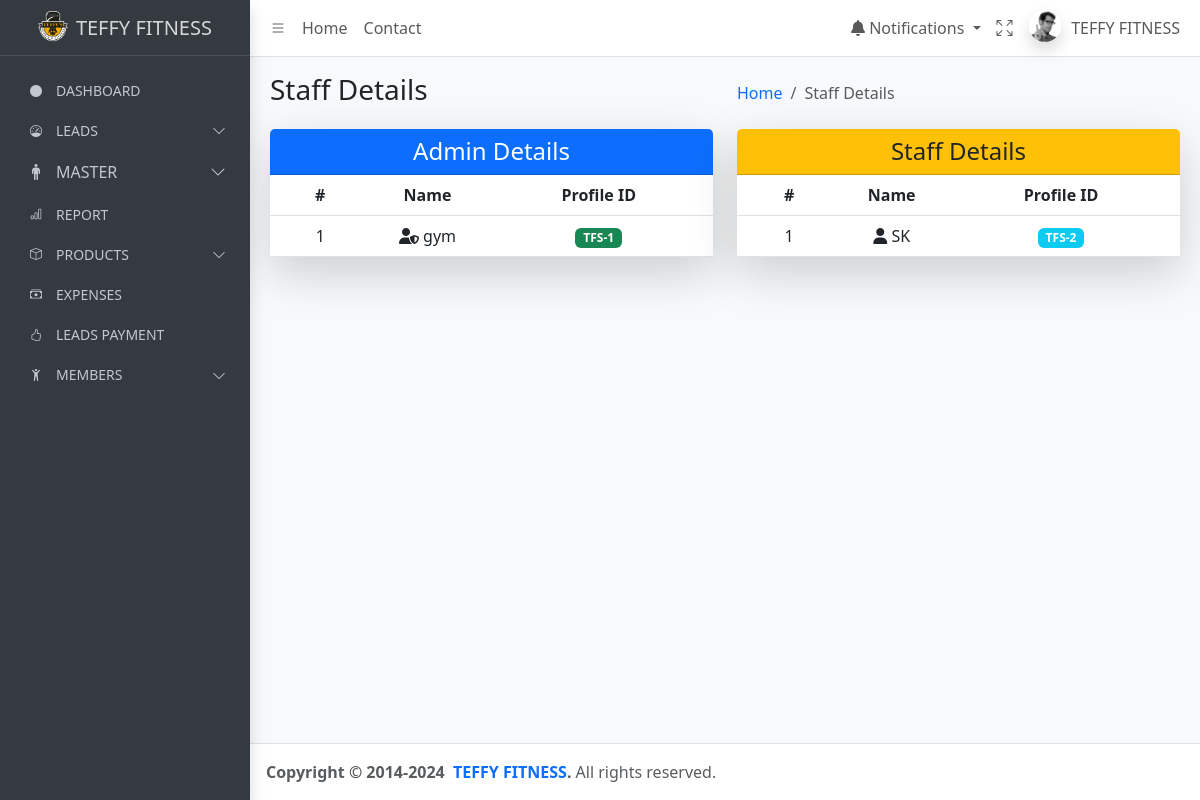
Page /view_all_staffs/ on the committed database.
### teffyapp/models.py (models this page shows, shortened)
class UserProfile(models.Model):
    user = models.ForeignKey(to=User, on_delete=models.CASCADE)
    profile_user_id = models.CharField(max_length=100, unique=True)
    group = models.CharField(max_length=50, null=True, blank=True)

### teffyapp/views.py (the view)
# urls.py: path('view_all_staffs/', view_all_staffs, name='view_all_staffs'),
def view_all_staffs(request):
    admins = UserProfile.objects.filter(group="admin")
    staff = UserProfile.objects.filter(group="staff")
    context = {
        "admins": admins,
        "staff": staff,
    }
    return render(request, "view-all-staffs.html", context)

### templates/view-all-staffs.html (shortened to what this page needs)
{% extends "base.html" %}
{% load static %}
{% block content %}
<main class="app-main">
    <div class="app-content-header">
        <div class="container-fluid">
            <div class="row">
                <div class="col-sm-6">
                    <h3 class="mb-0">Staff Details</h3>
                </div>
                <div class="col-sm-6 text-sm-end">
                    <ol class="breadcrumb">
                        <li class="breadcrumb-item"><a href="#">Home</a></li>
                        <li class="breadcrumb-item active" aria-current="page">Staff Details</li>
                    </ol>
                </div>
            </div>
        </div>
    </div>
    <div class="app-content">
        <div class="container-fluid">
            <div class="row">
                <div class="col-md-6">
                    <div class="card shadow-lg border-0 rounded-lg">
                        <div class="card-header bg-primary text-white text-center">
                            <h4 class="mb-0">Admin Details</h4>
                        </div>
                        <div class="card-body p-0">
                            <table class="table table-hover mb-0">
                                <thead class="bg-light">
                                    <tr>
                                        <th>#</th>
                                        <th>Name</th>
                                        <th>Profile ID</th>
                                    </tr>
                                </thead>
                                <tbody>
                                    {% for admin in admins %}
                                    <tr>
                                        <td>{{ forloop.counter }}</td>
                                        <td><i class="fas fa-user-shield"></i> {{ admin.user.username }}</td>
                                        <td><span class="badge bg-success">{{ admin.profile_user_id }}</span></td>
                                    </tr>
                                    {% empty %}
                                    <tr>
                                        <td colspan="3" class="text-center text-muted">No Admins Found</td>
                                    </tr>
                                    {% endfor %}
                                </tbody>
                            </table>
                        </div>
                    </div>
                </div>
                <div class="col-md-6">
                    <div class="card shadow-lg border-0 rounded-lg">
                        <div class="card-header bg-warning text-dark text-center">
                            <h4 class="mb-0">Staff Details</h4>
                        </div>
                        <div class="card-body p-0">
                            <table class="table table-hover mb-0">
                                <thead class="bg-light">
                                    <tr>
                                        <th>#</th>
                                        <th>Name</th>
                                        <th>Profile ID</th>
                                    </tr>
                                </thead>
                                <tbody>
                                    {% for staff in staff %}
                                    <tr>
                                        <td>{{ forloop.counter }}</td>
                                        <td><i class="fas fa-user"></i> {{ staff.user.username }}</td>
                                        <td><span class="badge bg-info">{{ staff.profile_user_id }}</span></td>
                                    </tr>
                                    {% empty %}
                                    <tr>
                                        <td colspan="3" class="text-center text-muted">No Staff Found</td>
                                    </tr>
                                    {% endfor %}
                                </tbody>
                            </table>
                        </div>
                    </div>
                </div>
            </div>
        </div>
    </div>
</main>
{% endblock content %}

### rows in the picture
UserProfile: user.username "gym", profile_user_id "TFS-1"
UserProfile: user.username "SK", profile_user_id "TFS-2"
